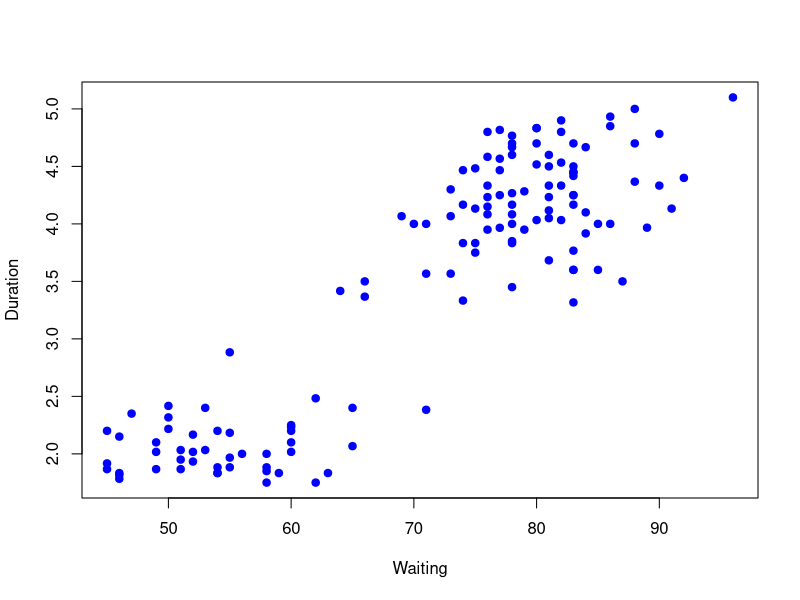
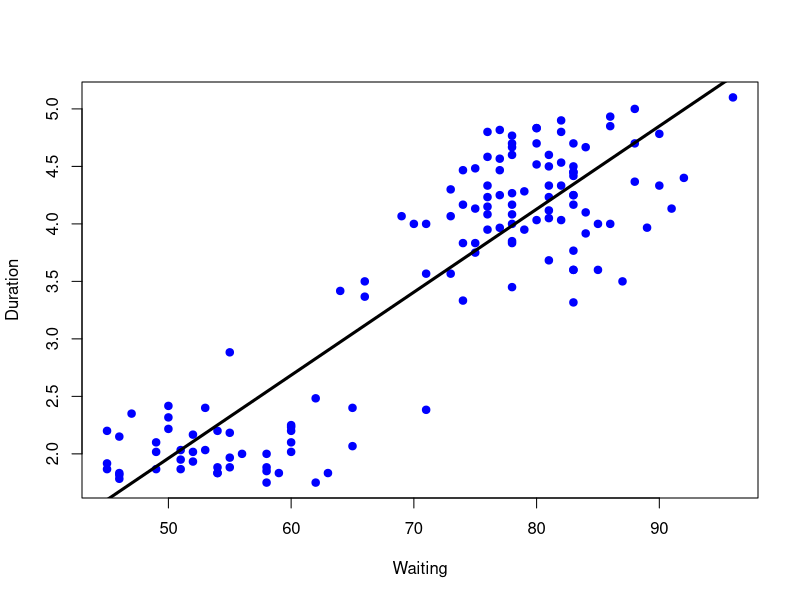

Source code (R) for these figures, in order:
## ---- chunk 1
knitr::opts_chunk$set(echo = TRUE)
## ---- chunk 2
library(caret);data(faithful);set.seed(333)
inTraining<-createDataPartition(y=faithful$waiting, p=0.5, list = FALSE)
trainFaith<-faithful[inTraining,];testFaith<-faithful[-inTraining,]
head(trainFaith)

plot(trainFaith$waiting,trainFaith$eruptions,pch=19,col="blue",xlab="Waiting",ylab="Duration")

lm1<-lm(trainFaith$eruptions ~ trainFaith$waiting)
length(lm1$fitted.values)


plot(trainFaith$waiting, trainFaith$eruptions, pch=19, col="blue",xlab="Waiting",ylab="Duration")
lines(trainFaith$waiting, predict(lm1), lwd=3)

# Getting the RMSE on training
sqrt(sum(lm1$fitted.values-trainFaith$eruptions)^2)
# Getting the RMSE on test
#sqrt(sum((predict(lm1, newdata=testFaith)-testFaith$eruptions)^2)

modFit<-train(eruptions ~ waiting, data=trainFaith, method="lm")
summary(modFit$finalModel)
